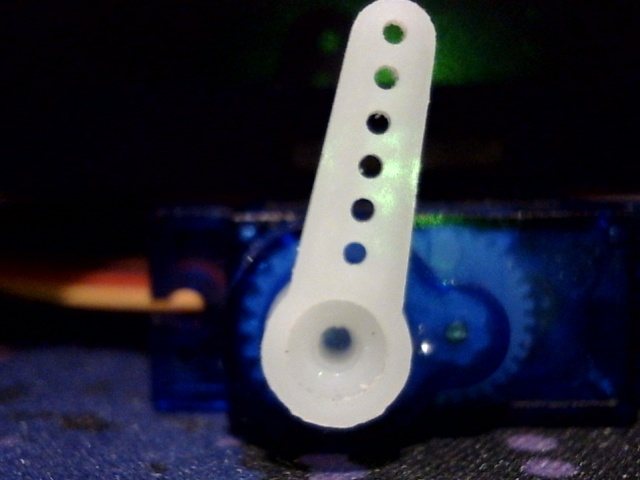
#> input picture firmware/library/microzig/examples/raspberrypi/rp2040/captures/angle_150/capture_13.jpg, 640 x 480 px, found by its file name; the run also reads 1 picture not shown here
$ python 'measure copy.py'
#> lines starting #> are read from the running program, lines starting #| are printed output that depends on the picture
import cv2
import numpy as np
import math
import glob
import os
import statistics
import matplotlib.pyplot as plt

# Function to calculate the angle between two points
def calculate_angle(hole1, hole2):
    delta_x = hole2[0] - hole1[0]
    delta_y = hole2[1] - hole1[1]
    angle = math.degrees(math.atan2(delta_y, delta_x))
    return angle

# Initial detection on one image to define ROI
initial_image_path = 'captures/angle_150/capture_13.jpg'  # Replace with your image path
image = cv2.imread(initial_image_path)
#> image is the input picture: shape (480, 640, 3); mean B, G, R 54.1, 40.8, 39.3

if image is None:
    print(f"Failed to load the initial image: {initial_image_path}")
    exit()

gray = cv2.cvtColor(image, cv2.COLOR_BGR2GRAY)
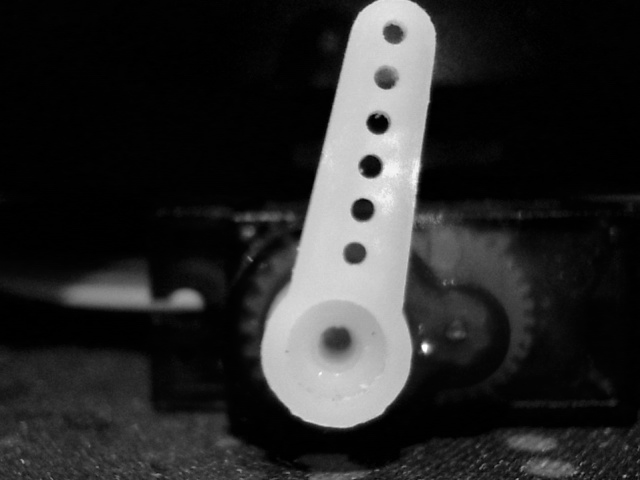
#> gray: shape (480, 640); min 0, max 255, mean 41.8
blurred = cv2.GaussianBlur(gray, (9, 9), 2)
circles = cv2.HoughCircles(
    blurred,
    cv2.HOUGH_GRADIENT,
    dp=1.2,
    minDist=50,
    param1=100,
    param2=30,
    minRadius=8,
    maxRadius=15
)
#> circles = [[370.2, 166.2, 11.6], [354.6, 252.6, 10.52], [335.4, 340.2, 14.24], [393, 33, 9.44]]

if circles is not None:
    circles = np.round(circles[0, :]).astype("int")
#> circles = [[370, 166, 12], [355, 253, 11], [335, 340, 14], [393, 33, 9]]
    circles = sorted(circles, key=lambda x: x[0])  # Sort by x-coordinate
#> circles = [[335, 340, 14], [355, 253, 11], [370, 166, 12], [393, 33, 9]]

    if len(circles) >= 2:
        hole1 = circles[0]  # First circle
#> hole1 = [335, 340, 14]
        hole2 = circles[1]  # Second circle
#> hole2 = [355, 253, 11]

        print(f"Initial Detection:")
        print(f"Hole 1: X={hole1[0]}, Y={hole1[1]}, Diameter={hole1[2]*2}")
#| Hole 1: X=335, Y=340, Diameter=28
        print(f"Hole 2: X={hole2[0]}, Y={hole2[1]}, Diameter={hole2[2]*2}")
#| Hole 2: X=355, Y=253, Diameter=22

        # Define ROI with buffer
        buffer = 30  # pixels
        min_x = min(hole1[0], hole2[0]) - buffer
#> min_x = 305
        min_y = min(hole1[1], hole2[1]) - buffer
#> min_y = 223
        max_x = max(hole1[0] + hole1[2], hole2[0] + hole2[2]) + buffer
#> max_x = 396
        max_y = max(hole1[1] + hole1[2], hole2[1] + hole2[2]) + buffer
#> max_y = 384

        # Ensure ROI is within image boundaries
        height, width = image.shape[:2]
#> height = 480; width = 640
        min_x = max(min_x, 0)
        min_y = max(min_y, 0)
        max_x = min(max_x, width)
        max_y = min(max_y, height)
        roi_width = max_x - min_x
#> roi_width = 91
        roi_height = max_y - min_y
#> roi_height = 161

        print(f"Defined ROI: X={min_x}, Y={min_y}, Width={roi_width}, Height={roi_height}")
#| Defined ROI: X=305, Y=223, Width=91, Height=161

        # Optional: Visualize the ROI on the initial image
        visualize_initial_roi = False  # Set to True to visualize
        if visualize_initial_roi:
            roi_visual = image.copy()
            cv2.rectangle(roi_visual, (min_x, min_y), (max_x, max_y), (255, 0, 0), 2)
            cv2.imshow("Initial ROI", roi_visual)
            cv2.waitKey(0)
            cv2.destroyAllWindows()
    else:
        print("Initial image: Less than two circles detected.")
        exit()
else:
    print("Initial image: No circles detected. Please check the image and detection parameters.")
    exit()

# Initialize list to store angles
angles = []

# Path to folder containing images
folder_path = 'captures/angle_150/'  # Replace with your folder path
image_files = glob.glob(os.path.join(folder_path, '*.jpg'))

# Optional: To visualize a few processed images
visualize = False  # Set to True to see visualizations for each image

for idx, image_file in enumerate(image_files):
    # Load the image
    image = cv2.imread(image_file)

    if image is None:
        print(f"Failed to load {image_file}")
        continue

    # Crop the image to the region of interest (ROI)
    roi = image[min_y:min_y + roi_height, min_x:min_x + roi_width]
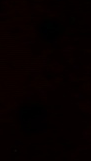
#> roi: shape (161, 91, 3); mean B, G, R 0.138, 0.286, 6.62

    # Convert to grayscale
    gray = cv2.cvtColor(roi, cv2.COLOR_BGR2GRAY)
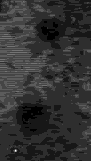
#> gray: shape (161, 91); min 0, max 11, mean 2.15; drawn with min black and max white

    # Apply a Gaussian blur to smooth the image and improve circle detection
    blurred = cv2.GaussianBlur(gray, (9, 9), 2)
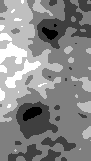
#> blurred: shape (161, 91); min 0, max 4, mean 2.14; drawn with min black and max white

    # Detect circles in the cropped image with adjusted parameters
    circles = cv2.HoughCircles(
        blurred,
        cv2.HOUGH_GRADIENT,
        dp=1.2,
        minDist=50,
        param1=80,  # Lowered from 100 to make edge detection more sensitive
        param2=20,  # Lowered from 30 to make circle center detection more lenient
        minRadius=8,
        maxRadius=15
    )
#> circles = None

    if circles is not None:
        circles = np.round(circles[0, :]).astype("int")
        circles = sorted(circles, key=lambda x: x[0])  # Sort by x-coordinate

        if len(circles) >= 2:
            hole1 = circles[0]
            hole2 = circles[1]

            # Offset coordinates back to the full image
            hole1_x = hole1[0] + min_x
            hole1_y = hole1[1] + min_y
            hole2_x = hole2[0] + min_x
            hole2_y = hole2[1] + min_y

            # Print the positions and diameters of the detected holes
            print(f"{os.path.basename(image_file)}:")
            print(f"  Hole 1: X={hole1_x}, Y={hole1_y}, Diameter={hole1[2]*2}")
            print(f"  Hole 2: X={hole2_x}, Y={hole2_y}, Diameter={hole2[2]*2}")

            # Calculate the angle between the two holes
            angle = calculate_angle((hole1_x, hole1_y), (hole2_x, hole2_y))
            angles.append(angle)

            if visualize and idx < 5:  # Visualize first 5 images
                vis_image = image.copy()
                # Draw circles
                cv2.circle(vis_image, (hole1_x, hole1_y), hole1[2], (0, 255, 0), 2)
                cv2.circle(vis_image, (hole2_x, hole2_y), hole2[2], (0, 255, 0), 2)
                # Draw centers
                cv2.circle(vis_image, (hole1_x, hole1_y), 2, (0, 0, 255), 3)
                cv2.circle(vis_image, (hole2_x, hole2_y), 2, (0, 0, 255), 3)
                # Draw line
                cv2.line(vis_image, (hole1_x, hole1_y), (hole2_x, hole2_y), (255, 0, 0), 2)
                # Display
                cv2.imshow(f"Detected Circles - {os.path.basename(image_file)}", vis_image)
                cv2.waitKey(0)
                cv2.destroyAllWindows()
        else:
            print(f"  {os.path.basename(image_file)}: Insufficient circles detected (found {len(circles)}).")
    else:
        print(f"  {os.path.basename(image_file)}: No circles detected.")
#> pass 2 of the loop `for idx, image_file in enumerate(image_files):`:
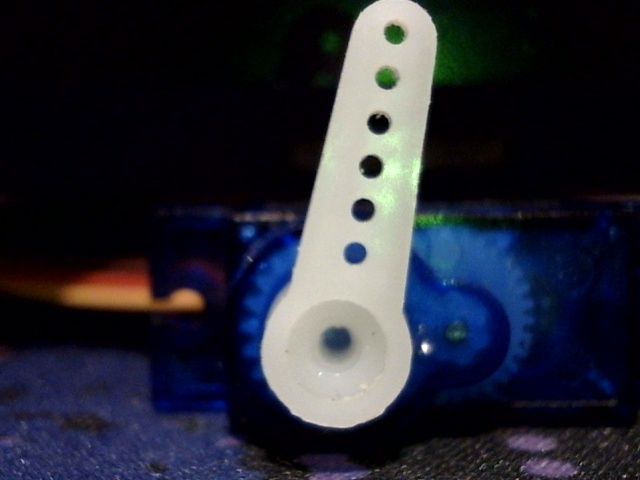
#> input picture firmware/library/microzig/examples/raspberrypi/rp2040/captures/angle_150/capture_10.jpg, 640 x 480 px
#> image is the input picture: shape (480, 640, 3); mean B, G, R 51.9, 40.7, 39.2
#> `roi = image[min_y:min_y + roi_height, min_x:min_x + roi_width]`:
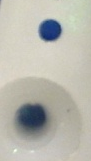
#> roi: shape (161, 91, 3); mean B, G, R 174.4, 183.9, 184.7
#> `gray = cv2.cvtColor(roi, cv2.COLOR_BGR2GRAY)`:
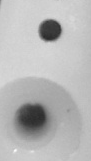
#> gray: shape (161, 91); min 42, max 252, mean 183
#> `circles = cv2.HoughCircles( blurred, cv2.HOUGH_GRADIENT, dp=1.2, minDi..`: circles = [[49.8, 29.4, 10.52], [33, 115.8, 12.92]]
#> `circles = np.round(circles[0, :]).astype("int")`: circles = [[50, 29, 11], [33, 116, 13]]
#> `circles = sorted(circles, key=lambda x: x[0])`: circles = [[33, 116, 13], [50, 29, 11]]
#> `hole1 = circles[0]`: hole1 = [33, 116, 13]
#> `hole2 = circles[1]`: hole2 = [50, 29, 11]
#> hole1_x = 338
#> hole1_y = 339
#> hole2_x = 355
#> hole2_y = 252
#|   Hole 1: X=338, Y=339, Diameter=26
#|   Hole 2: X=355, Y=252, Diameter=22
#> delta_x = 17
#> delta_y = -87
#> in calculate_angle, `angle = math.degrees(math.atan2(delta_y, delta_x))`: angle = -78.94
#> pass 3 of the loop `for idx, image_file in enumerate(image_files):`:
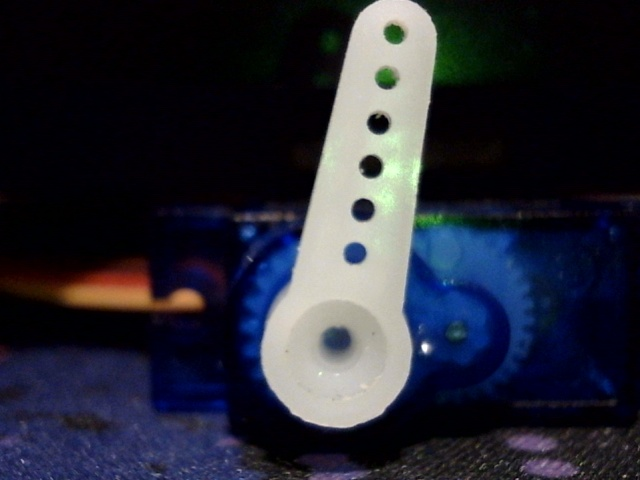
#> input picture firmware/library/microzig/examples/raspberrypi/rp2040/captures/angle_150/capture_11.jpg, 640 x 480 px
#> image is the input picture: shape (480, 640, 3); mean B, G, R 52.4, 40.7, 39.2
#> `roi = image[min_y:min_y + roi_height, min_x:min_x + roi_width]`:
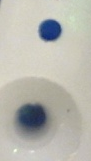
#> roi: shape (161, 91, 3); mean B, G, R 175.4, 183.6, 184.4
#> `gray = cv2.cvtColor(roi, cv2.COLOR_BGR2GRAY)`:
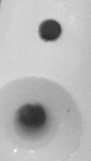
#> gray: shape (161, 91); min 42, max 252, mean 182.9
#> `circles = cv2.HoughCircles( blurred, cv2.HOUGH_GRADIENT, dp=1.2, minDi..`: circles = [[49.8, 29.4, 10.52], [30.6, 117, 14.24]]
#> `circles = np.round(circles[0, :]).astype("int")`: circles = [[50, 29, 11], [31, 117, 14]]
#> `circles = sorted(circles, key=lambda x: x[0])`: circles = [[31, 117, 14], [50, 29, 11]]
#> `hole1 = circles[0]`: hole1 = [31, 117, 14]
#> hole1_x = 336
#> hole1_y = 340
#|   Hole 1: X=336, Y=340, Diameter=28
#|   Hole 2: X=355, Y=252, Diameter=22
#> `angle = calculate_angle((hole1_x, hole1_y), (hole2_x, hole2_y))`: angle = -77.82
#> the loop made 4 passes; the first 3 are shown

# Statistical analysis on the angles
if angles:
    mean_angle = statistics.mean(angles)
    std_dev_angle = statistics.stdev(angles)

    # Print out the results
    print(f"\nProcessed {len(angles)} images successfully.")
    print(f"Mean Angle: {mean_angle:.2f} degrees")
    print(f"Standard Deviation: {std_dev_angle:.2f} degrees")

    # Display a histogram of the angles using matplotlib
    plt.figure(figsize=(10, 6))
    plt.hist(angles, bins=10, color='skyblue', edgecolor='black')
    plt.title('Histogram of Measured Servo Angles')
    plt.xlabel('Angle (degrees)')
    plt.ylabel('Frequency')
    plt.grid(True)
    plt.show()
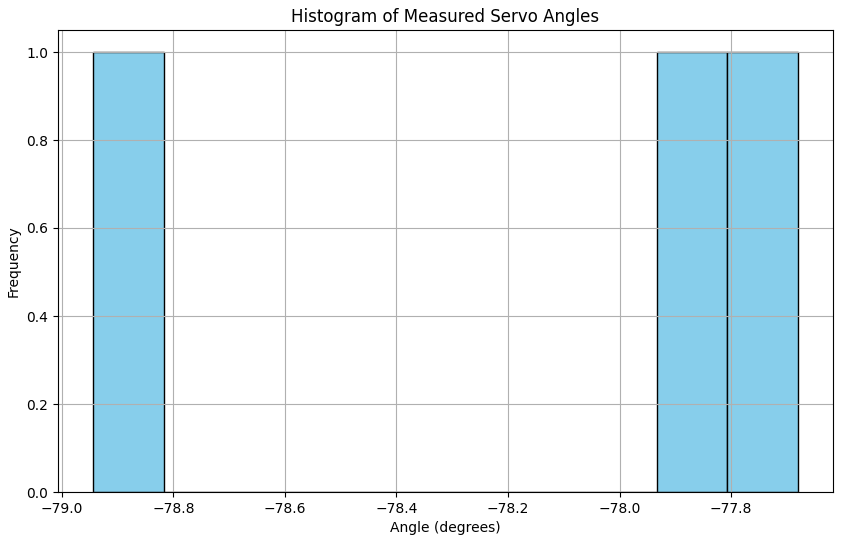
#> figure drawn by matplotlib, 1 panel
else:
    print("No valid angles were found.")
